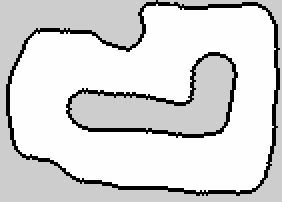
#> input picture f1tenth_stack/maps/june10.pgm, 141 x 101 px, found by its file name (shown 2 times larger)
$ python clean_map.py
#> lines starting #> are read from the running program, lines starting #| are printed output that depends on the picture; after the words box and inside, x2 and y2 are one past the last pixel; in counts of white or black regions, pixels touching at a corner belong together
from PIL import Image
import numpy as np
from scipy.ndimage import label, binary_dilation

def filter_with_expanded_black(input_file, output_file, dilation_radius=2):
    # Load the PGM file
#> called with dilation_radius = 2
    img = Image.open(input_file)
#> img is the input picture: PIL image 141x101 L; min 0, max 254, mean 215.1

    # Convert the image to a numpy array for processing
    img_array = np.array(img)

    # Threshold the image to identify white regions (255 = white)
    thresholded_image = (img_array == 254).astype(int)
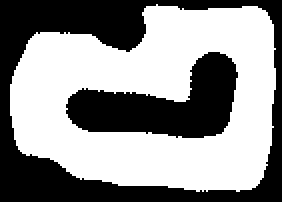
#> thresholded_image: shape (101, 141) int64 (shown 2 times larger); values 0 (black) and 1 (white), 56.7% white; 2 black regions, box (x1, y1, x2, y2) and area: (0, 0, 141, 101) 4178, (33, 26, 119, 69) 1992

    # Label the connected components in the thresholded image
    labeled_image, num_features = label(thresholded_image)
#> num_features = 1

    # Calculate the area of each region
    region_areas = [np.sum(labeled_image == i) for i in range(1, num_features + 1)]
#> region_areas = [8071]

    # Identify the index of the largest region
    largest_region_index = np.argmax(region_areas)
#> largest_region_index = 0

    # Create an output image where everything is initially grey
    output_image = np.full_like(img_array, 205)  # Set the entire image to grey

    # Find the largest white region
    white_region = (labeled_image == (largest_region_index + 1))

    # Dilate the white region by 5 pixels (create a 5px wide border of black)
    dilated_white_region = binary_dilation(white_region, iterations=dilation_radius)
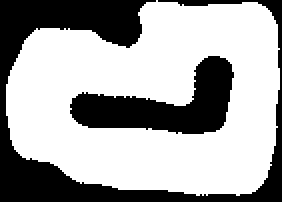
#> dilated_white_region: shape (101, 141) bool (shown 2 times larger); 65.3% white; 2 black regions, box (x1, y1, x2, y2) and area: (0, 0, 141, 101) 3379, (35, 28, 117, 67) 1558

    # Assign white to the largest region and its dilated black border
    output_image[white_region] = 254  # Set the largest white region to white
    output_image[dilated_white_region & ~white_region] = 0  # Set the expanded black region

    # Convert the output image to a PGM file format
    output_img = Image.fromarray(output_image)
    output_img.save(output_file)

# Example usage with a dilation radius of 5 pixels:
input_path = '/home/capstone/f1host_ws/src/f1tenth_system/f1tenth_stack/maps/june10.pgm'  # Replace with the path to your input PGM file
output_path = '/home/capstone/f1host_ws/src/f1tenth_system/f1tenth_stack/maps/june10.pgm'  # Replace with the desired output PGM file path


filter_with_expanded_black(input_path, output_path)

$ run again, with f1tenth_stack/maps/11AprilGP.pgm copied over f1tenth_stack/maps/june10.pgm
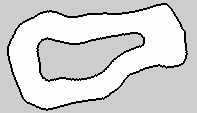
#> input picture f1tenth_stack/maps/11AprilGP.pgm, 197 x 113 px, found by its file name
#> in filter_with_expanded_black, img is the input picture: PIL image 197x113 L; min 0, max 254, mean 212.2
#> in filter_with_expanded_black, `thresholded_image = (img_array == 254).astype(int)`:
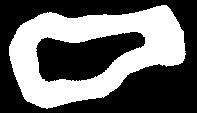
#> thresholded_image: shape (113, 197) int64; values 0 (black) and 1 (white), 40.9% white; 1 white region, box (x1, y1, x2, y2) and area: (9, 5, 186, 109) 9099
#> num_features = 1
#> region_areas = [9099]
#> largest_region_index = 0
#> in filter_with_expanded_black, `dilated_white_region = binary_dilation(white_region, iterations=dilati..`:
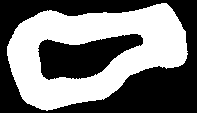
#> dilated_white_region: shape (113, 197) bool; 47.1% white; 1 white region, box (x1, y1, x2, y2) and area: (7, 3, 188, 111) 10489

$ run again, with f1tenth_stack/maps/14may_test.pgm copied over f1tenth_stack/maps/june10.pgm
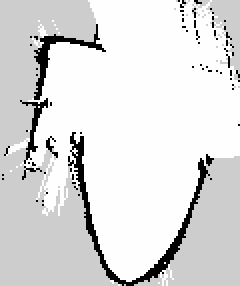
#> input picture f1tenth_stack/maps/14may_test.pgm, 120 x 143 px, found by its file name (shown 2 times larger)
#> in filter_with_expanded_black, img is the input picture: PIL image 120x143 L; min 0, max 254, mean 220.3
#> thresholded_image: shape (143, 120) int64; values 0 (black) and 1 (white), 56.7% white; 38 black regions (36 under 20 px), largest, box (x1, y1, x2, y2) and area: (0, 0, 120, 143) 6981, (96, 0, 120, 41) 378
#> in filter_with_expanded_black, `labeled_image, num_features = label(thresholded_image)`:
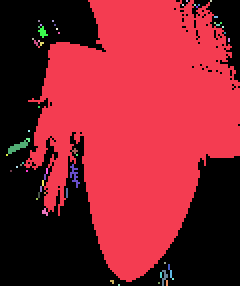
#> labeled_image: shape (143, 120) int32 (shown 2 times larger); 60 distinct labels, from 0 to 59; one colour per label, 0 black
#> num_features = 59
#> region_areas = 59 values, max 9551 at index 0, min 1 at index 1, mean 165
#> largest_region_index = 0
#> white_region: shape (143, 120) bool; 55.7% white; 38 black regions (36 under 20 px), largest, box (x1, y1, x2, y2) and area: (0, 0, 120, 143) 7147, (96, 0, 120, 41) 392
#> dilated_white_region: shape (143, 120) bool; 61.9% white; 6 black regions (3 under 20 px), largest, box (x1, y1, x2, y2) and area: (0, 0, 63, 143) 4468, (66, 80, 120, 143) 1812, (106, 0, 120, 35) 245
#> in filter_with_expanded_black, `output_img = Image.fromarray(output_image)`:
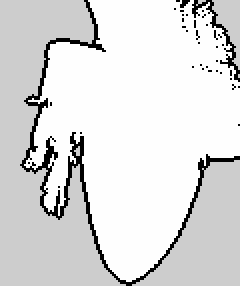
#> output_img: PIL image 120x143 L (shown 2 times larger); min 0, max 254, mean 219.5

$ run again, with f1tenth_stack/maps/19wed3.pgm copied over f1tenth_stack/maps/june10.pgm
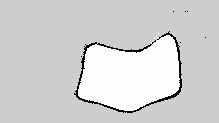
#> input picture f1tenth_stack/maps/19wed3.pgm, 219 x 123 px, found by its file name
#> in filter_with_expanded_black, img is the input picture: PIL image 219x123 L; min 0, max 254, mean 210.2
#> thresholded_image: shape (123, 219) int64; values 0 (black) and 1 (white), 20.6% white; 2 white regions (1 under 20 px), largest, box (x1, y1, x2, y2) and area: (78, 35, 180, 111) 5530
#> in filter_with_expanded_black, `labeled_image, num_features = label(thresholded_image)`:
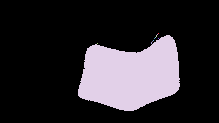
#> labeled_image: shape (123, 219) int32; 12 distinct labels, from 0 to 11; one colour per label, 0 black
#> num_features = 11
#> region_areas = [1, 1, 2, 5524, 1, 1, 1, 1, 1, 2, 1]
#> largest_region_index = 3
#> white_region: shape (123, 219) bool; 20.5% white; 1 white region, box (x1, y1, x2, y2) and area: (78, 35, 180, 111) 5524
#> in filter_with_expanded_black, `dilated_white_region = binary_dilation(white_region, iterations=dilati..`:
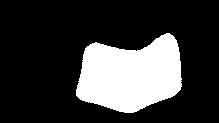
#> dilated_white_region: shape (123, 219) bool; 22.7% white; 1 white region, box (x1, y1, x2, y2) and area: (76, 33, 182, 113) 6106
